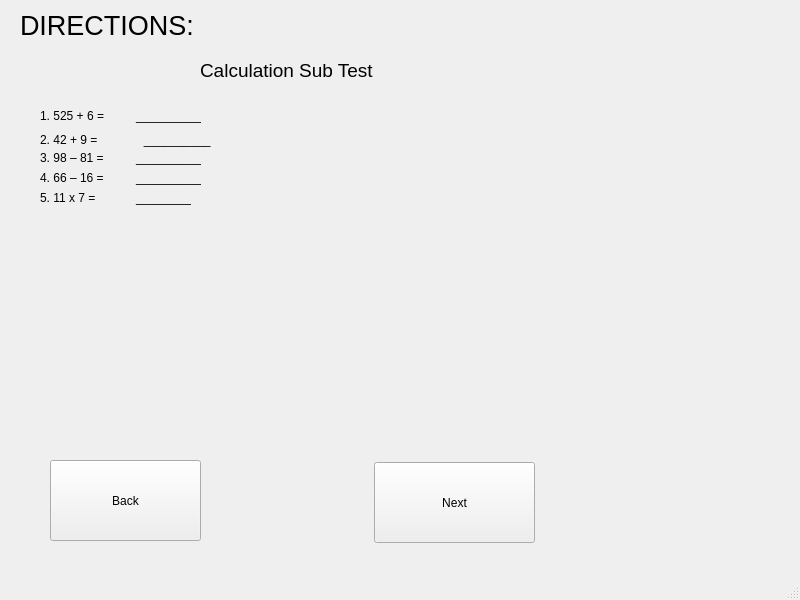
<?xml version="1.0" encoding="UTF-8"?>
<ui version="4.0">
 <class>MainWindow</class>
 <widget class="QMainWindow" name="MainWindow">
  <property name="geometry">
   <rect>
    <x>0</x>
    <y>0</y>
    <width>800</width>
    <height>600</height>
   </rect>
  </property>
  <property name="windowTitle">
   <string>MainWindow</string>
  </property>
  <widget class="QWidget" name="centralwidget">
   <widget class="QPushButton" name="Back">
    <property name="geometry">
     <rect>
      <x>50</x>
      <y>460</y>
      <width>151</width>
      <height>81</height>
     </rect>
    </property>
    <property name="text">
     <string>Back</string>
    </property>
   </widget>
   <widget class="QPushButton" name="pushButton_2">
    <property name="geometry">
     <rect>
      <x>374</x>
      <y>462</y>
      <width>161</width>
      <height>81</height>
     </rect>
    </property>
    <property name="text">
     <string>Next</string>
    </property>
   </widget>
   <widget class="QLabel" name="label">
    <property name="geometry">
     <rect>
      <x>20</x>
      <y>0</y>
      <width>231</width>
      <height>51</height>
     </rect>
    </property>
    <property name="font">
     <font>
      <pointsize>20</pointsize>
     </font>
    </property>
    <property name="text">
     <string>DIRECTIONS:</string>
    </property>
   </widget>
   <widget class="QLabel" name="label_2">
    <property name="geometry">
     <rect>
      <x>200</x>
      <y>60</y>
      <width>181</width>
      <height>20</height>
     </rect>
    </property>
    <property name="font">
     <font>
      <pointsize>14</pointsize>
     </font>
    </property>
    <property name="text">
     <string>Calculation Sub Test</string>
    </property>
   </widget>
   <widget class="QLabel" name="label_3">
    <property name="geometry">
     <rect>
      <x>40</x>
      <y>100</y>
      <width>161</width>
      <height>31</height>
     </rect>
    </property>
    <property name="text">
     <string>1. 525 + 6 = 	__________</string>
    </property>
   </widget>
   <widget class="QLabel" name="label_4">
    <property name="geometry">
     <rect>
      <x>40</x>
      <y>130</y>
      <width>171</width>
      <height>20</height>
     </rect>
    </property>
    <property name="text">
     <string>2. 42 + 9 =              __________</string>
    </property>
   </widget>
   <widget class="QLabel" name="label_5">
    <property name="geometry">
     <rect>
      <x>40</x>
      <y>150</y>
      <width>161</width>
      <height>16</height>
     </rect>
    </property>
    <property name="text">
     <string>3. 98 – 81 = 	__________</string>
    </property>
   </widget>
   <widget class="QLabel" name="label_6">
    <property name="geometry">
     <rect>
      <x>40</x>
      <y>170</y>
      <width>161</width>
      <height>16</height>
     </rect>
    </property>
    <property name="text">
     <string>4. 66 – 16 = 	__________</string>
    </property>
   </widget>
   <widget class="QLabel" name="label_7">
    <property name="geometry">
     <rect>
      <x>40</x>
      <y>190</y>
      <width>151</width>
      <height>16</height>
     </rect>
    </property>
    <property name="text">
     <string>5. 11 x 7 = 	__________</string>
    </property>
   </widget>
  </widget>
  <widget class="QMenuBar" name="menubar">
   <property name="geometry">
    <rect>
     <x>0</x>
     <y>0</y>
     <width>800</width>
     <height>21</height>
    </rect>
   </property>
  </widget>
  <widget class="QStatusBar" name="statusbar"/>
 </widget>
 <resources/>
 <connections/>
</ui>
